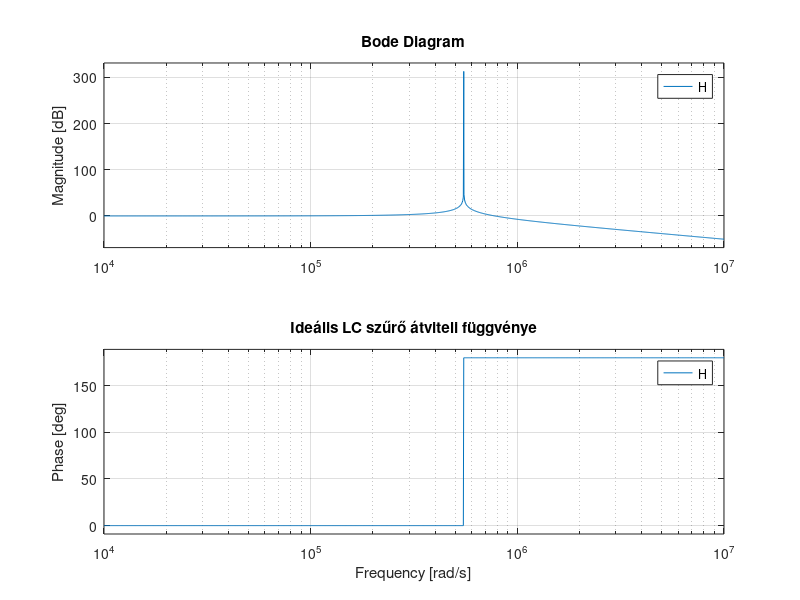

MATLAB code for this plot:
% Paraméterek (4A szűrő aszimmetrikus esete)
L = 0.75e-3; % 1.5mH / 2 [cite: 752]
C = 4.4e-9;  % 2.2nF * 2 [cite: 752]

% Átviteli függvény létrehozása: H(s) = 1 / (L*C*s^2 + 0*s + 1)
num = [1];
den = [L*C 0 1];
H = tf(num, den);

% Karakterisztika kirajzolása (Bode-diagram)
bode(H);
grid on;
title('Ideális LC szűrő átviteli függvénye');
